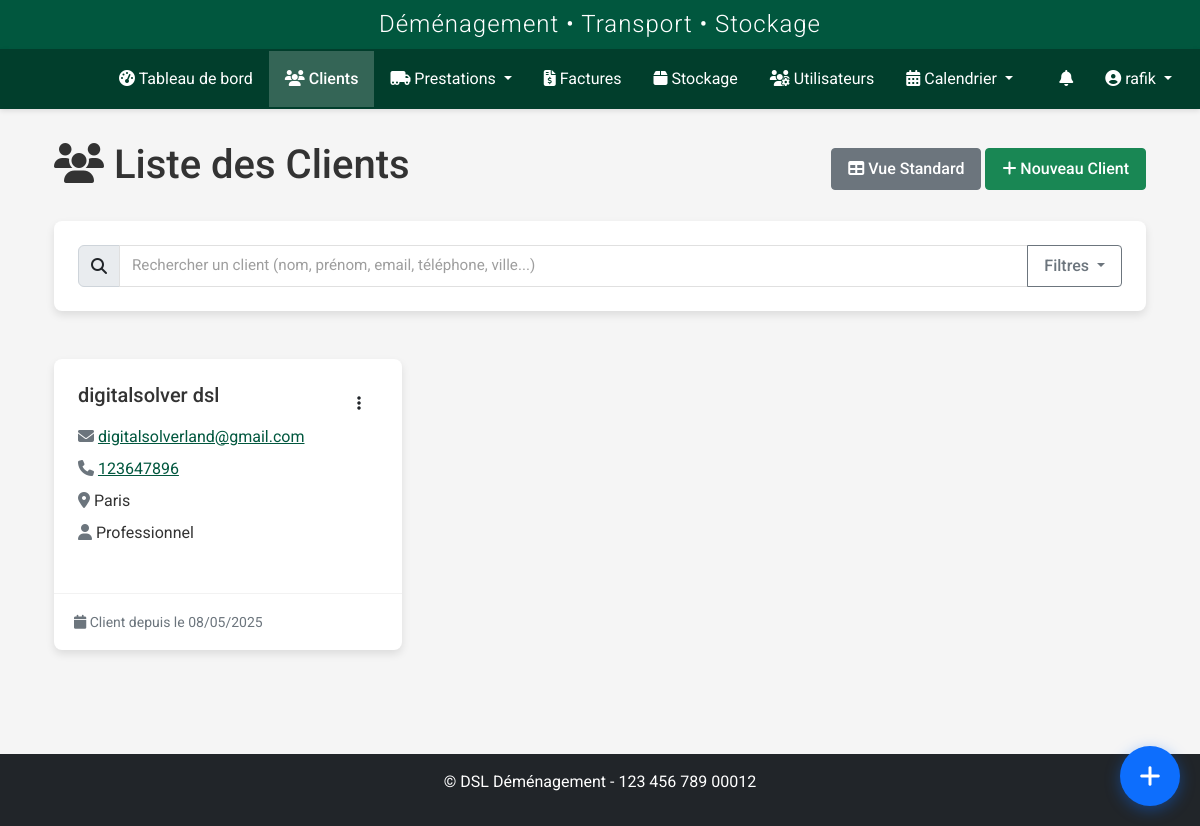
Page /clients/clients/liste (signed in) on the committed database.
### models.py (models this page shows, shortened)
class User(UserMixin, db.Model):
    id = db.Column(db.Integer, primary_key=True)
    nom = db.Column(db.String(64), nullable=False)
    prenom = db.Column(db.String(64), nullable=False)
    username = db.Column(db.String(64), unique=True, nullable=False)
    email = db.Column(db.String(120), unique=True, nullable=True)
    password_hash = db.Column(db.String(256), nullable=False)
    role = db.Column(db.String(20), nullable=False, default='transporteur')
    statut = db.Column(db.String(20), nullable=False, default='actif')
    vehicule = db.Column(db.String(100), nullable=True)
    type_vehicule_id = db.Column(db.Integer, db.ForeignKey('type_vehicule.id'), nullable=True)
    permis_conduire = db.Column(db.String(50), nullable=True)
    notes = db.Column(db.Text, nullable=True)
    derniere_connexion = db.Column(db.DateTime, nullable=True)
    date_creation = db.Column(db.DateTime, nullable=False, default=datetime.utcnow)
    prestations = db.relationship('Prestation', secondary=prestation_transporteurs, back_populates='transporteurs')
    type_vehicule = db.relationship('TypeVehicule', backref='transporteurs')
    def is_admin(self):
        return self.role in ['admin', 'superadmin']
    def is_transporteur(self):
        return self.role == 'transporteur' or self.is_admin()

class Client(db.Model):
    id = db.Column(db.Integer, primary_key=True)
    nom = db.Column(db.String(64), nullable=False)
    prenom = db.Column(db.String(64), nullable=False)
    adresse = db.Column(db.Text, nullable=True)
    code_postal = db.Column(db.String(10), nullable=True)
    ville = db.Column(db.String(64), nullable=True)
    pays = db.Column(db.String(64), default='France')
    telephone = db.Column(db.String(20), nullable=True)
    email = db.Column(db.String(120), nullable=True)
    type_client = db.Column(db.String(50), nullable=True)
    tags = db.Column(db.Text, nullable=True)
    observations = db.Column(db.Text, nullable=True)
    statut = db.Column(db.String(20), default='actif')
    archive = db.Column(db.Boolean, default=False)
    date_creation = db.Column(db.DateTime, nullable=False, default=datetime.utcnow)
    commercial_id = db.Column(db.Integer, db.ForeignKey('user.id'), nullable=True)
    commercial = db.relationship('User', backref=db.backref('clients', lazy=True), foreign_keys=[commercial_id])
    prestations_principales = db.relationship('Prestation', backref=db.backref('client_principal', lazy=True), lazy=True, foreign_keys="Prestation.client_id")
    prestations_supplementaires = db.relationship('Prestation', secondary=prestation_clients, back_populates='clients_supplementaires')
    factures = db.relationship('Facture', backref='client', lazy=True)

### routes/client.py (the view)
@client_bp.route('/clients/liste')
@login_required
@role_required('commercial', 'admin', 'superadmin')
def liste():
    query = Client.query
    if not current_user.is_admin():  # Si ce n'est pas un admin/superadmin
        query = query.filter_by(commercial_id=current_user.id)
    clients = query.order_by(Client.date_creation.desc()).all()
    return render_template('clients/liste.html', clients=clients)

### templates/clients/liste.html (shortened to what this page needs)
{% extends "base.html" %}
{% block content %}
<div class="container-fluid">
    <div class="row mb-4">
        <div class="col-12">
            <div class="d-flex justify-content-between align-items-center">
                <h1><i class="fas fa-users"></i> Liste des Clients</h1>
                <div>
                    <a href="{{ url_for('client.index') }}" class="btn btn-secondary">
                        <i class="fas fa-table"></i> Vue Standard
                    </a>
                    <a href="{{ url_for('client.add') }}" class="btn btn-success">
                        <i class="fas fa-plus"></i> Nouveau Client
                    </a>
                </div>
            </div>
        </div>
    </div>
    <div class="row mb-4">
        <div class="col-12">
            <div class="card">
                <div class="card-body">
                    <div class="input-group">
                        <span class="input-group-text">
                            <i class="fas fa-search"></i>
                        </span>
                        <input type="text" id="searchInput" class="form-control" placeholder="Rechercher un client (nom, prénom, email, téléphone, ville...)">
                        <button class="btn btn-outline-secondary dropdown-toggle" type="button" data-bs-toggle="dropdown">
                            Filtres
                        </button>
                    </div>
                </div>
            </div>
        </div>
    </div>
    <div class="row" id="clientsList">
        {% for client in clients %}
        <div class="col-md-6 col-lg-4 mb-4 client-card"
             data-name="{{ client.nom }} {{ client.prenom }}"
             data-email="{{ client.email }}"
             data-phone="{{ client.telephone }}"
             data-city="{{ client.ville }}"
             data-type="{{ client.type_client }}"
             data-archived="{{ client.archive }}">
            <div class="card h-100 {% if client.archive %}bg-light{% endif %}">
                <div class="card-body">
                    <div class="d-flex justify-content-between align-items-start">
                        <h5 class="card-title mb-3">
                            {{ client.nom }} {{ client.prenom }}
                        </h5>
                        <div class="dropdown">
                            <button class="btn btn-link text-dark" type="button" data-bs-toggle="dropdown">
                                <i class="fas fa-ellipsis-v"></i>
                            </button>
                        </div>
                    </div>
                    <div class="client-info">
                        {% if client.email %}
                        <p class="mb-2">
                            <i class="fas fa-envelope text-muted"></i>
                            <a href="mailto:{{ client.email }}">{{ client.email }}</a>
                        </p>
                        {% endif %}
                        {% if client.telephone %}
                        <p class="mb-2">
                            <i class="fas fa-phone text-muted"></i>
                            <a href="tel:{{ client.telephone }}">{{ client.telephone }}</a>
                        </p>
                        {% endif %}
                        {% if client.ville %}
                        <p class="mb-2">
                            <i class="fas fa-map-marker-alt text-muted"></i>
                            {{ client.ville }}
                        </p>
                        {% endif %}
                        <p class="mb-0">
                            <i class="fas fa-user text-muted"></i>
                            {{ client.type_client }}
                        </p>
                    </div>
                </div>
                <div class="card-footer bg-transparent">
                    <small class="text-muted">
                        <i class="fas fa-calendar"></i>
                        Client depuis le {{ client.date_creation.strftime('%d/%m/%Y') }}
                    </small>
                </div>
            </div>
        </div>
        {% endfor %}
    </div>
</div>
{% endblock %}

### templates/base.html (shortened to what this page needs)
<!DOCTYPE html>
<html lang="fr">
<head>
    <link href="https://cdn.jsdelivr.net/npm/bootstrap@5.2.3/dist/css/bootstrap.min.css" rel="stylesheet">
    <link rel="stylesheet" href="https://cdnjs.cloudflare.com/ajax/libs/font-awesome/6.2.1/css/all.min.css">
    <link rel="stylesheet" href="https://cdnjs.cloudflare.com/ajax/libs/toastr.js/latest/toastr.min.css">
    <link href="https://cdn.jsdelivr.net/npm/fullcalendar@5.11.3/main.min.css" rel="stylesheet">
    <link href="https://cdn.jsdelivr.net/npm/summernote@0.8.18/dist/summernote-lite.min.css" rel="stylesheet">
    <link rel="stylesheet" href="{{ url_for('static', filename='css/style.css') }}">
    <link rel="stylesheet" href="{{ url_for('static', filename='css/notification-flash.css') }}">
    <link rel="stylesheet" href="{{ url_for('static', filename='css/notifications.css') }}">
    <link rel="stylesheet" href="{{ url_for('static', filename='css/prestations.css') }}">
    <link rel="stylesheet" href="{{ url_for('static', filename='css/custom-calendar.css') }}">
    <link rel="stylesheet" href="{{ url_for('static', filename='css/navbar-logos.css') }}">
    <link rel="stylesheet" href="{{ url_for('static', filename='css/whatsapp-buttons.css') }}">
    <link rel="stylesheet" href="{{ url_for('static', filename='css/quick-access-bubble.css') }}">
</head>
<body {% if current_user.is_authenticated %}data-user-role="{{ current_user.role }}" data-user-id="{{ current_user.id }}"{% endif %}>
    {% if current_user.is_authenticated %}
        <header>
            <div class="app-header">
                <h2>Déménagement • Transport • Stockage</h2>
            </div>
            <nav class="navbar navbar-dark navbar-expand-lg">
                <div class="container-fluid">
                    <a class="navbar-brand" href="{{ url_for('dashboard.index') }}">
                        <div class="logo-slideshow">
                        </div>
                    </a>
                    <div class="collapse navbar-collapse" id="navbarMain">
                        <ul class="navbar-nav me-auto mb-2 mb-lg-0">
                            <li class="nav-item">
                                <a class="nav-link {% if request.endpoint == 'dashboard.index' %}active{% endif %}" href="{{ url_for('dashboard.index') }}">
                                    <i class="fas fa-tachometer-alt"></i> Tableau de bord
                                </a>
                            </li>
                            <li class="nav-item">
                                <a class="nav-link {% if request.endpoint.startswith('client.') %}active{% endif %}" href="{{ url_for('client.index') }}">
                                    <i class="fas fa-users"></i> Clients
                                </a>
                            </li>
                            <li class="nav-item dropdown">
                                <a class="nav-link dropdown-toggle {% if request.endpoint.startswith('prestation.') %}active{% endif %}" href="#" id="prestationsDropdown" role="button" data-bs-toggle="dropdown" aria-expanded="false">
                                    <i class="fas fa-truck-moving"></i> Prestations
                                </a>
                            </li>
                            <li class="nav-item">
                                <a class="nav-link {% if request.endpoint.startswith('facture.') %}active{% endif %}" href="{{ url_for('facture.index') }}">
                                    <i class="fas fa-file-invoice-dollar"></i> Factures
                                </a>
                            </li>
                            <li class="nav-item">
                                <a class="nav-link {% if request.endpoint.startswith('stockage.') %}active{% endif %}" href="{{ url_for('stockage.index') }}">
                                    <i class="fas fa-box"></i> Stockage
                                </a>
                            </li>
                            {% if current_user.is_admin %}
                            <li class="nav-item">
                                <a class="nav-link {% if request.endpoint.startswith('user.') %}active{% endif %}" href="{{ url_for('user.index') }}">
                                    <i class="fas fa-users-cog"></i> Utilisateurs
                                </a>
                            </li>
                            {% endif %}
                            <li class="nav-item dropdown">
                                <a class="nav-link dropdown-toggle {% if request.endpoint.startswith('calendrier.') %}active{% endif %}" href="#" id="calendrierDropdown" role="button" data-bs-toggle="dropdown" aria-expanded="false">
                                    <i class="fas fa-calendar-alt"></i> Calendrier
                                </a>
                            </li>
                        </ul>
                        <ul class="navbar-nav">
                            {% if current_user.is_authenticated and (current_user.is_transporteur() or current_user.is_admin() or current_user.role in ['commercial', 'superadmin']) %}
                            <li class="nav-item">
                                <a href="{{ url_for('transporteur_prestations.notifications') }}" class="nav-link position-relative">
                                    <i class="fas fa-bell"></i>
                                </a>
                            </li>
                            {% endif %}
                            <li class="nav-item dropdown">
                                <a class="nav-link dropdown-toggle" href="#" id="userDropdown" role="button" data-bs-toggle="dropdown">
                                    <i class="fas fa-user-circle"></i> {{ current_user.username }}
                                </a>
                            </li>
                        </ul>
                    </div>
                </div>
            </nav>
        </header>
        <main class="main-content">
            <div class="container">
                {% block content %}{% endblock %}
            </div>
        </main>
        <footer class="mt-5 py-3 bg-dark text-white">
            <div class="container text-center">
                <p>&copy; {{ config.COMPANY_FULL_NAME }} - {{ config.COMPANY_SIRET }}</p>
            </div>
        </footer>
    {% else %}
        <main class="main-content">
            <div class="container">
                {% block auth_content %}{% endblock %}
            </div>
        </main>
    {% endif %}
</body>
</html>

### rows in the picture
User: username "rafik"
Client: nom "digitalsolver", prenom "dsl", email "digitalsolverland@gmail.com", telephone "123647896", ville "Paris", type_client "Professionnel", date_creation "08/05/2025"

### other values in the picture
{{ config.COMPANY_FULL_NAME }} "DSL Déménagement"
{{ config.COMPANY_SIRET }} "123 456 789 00012"
